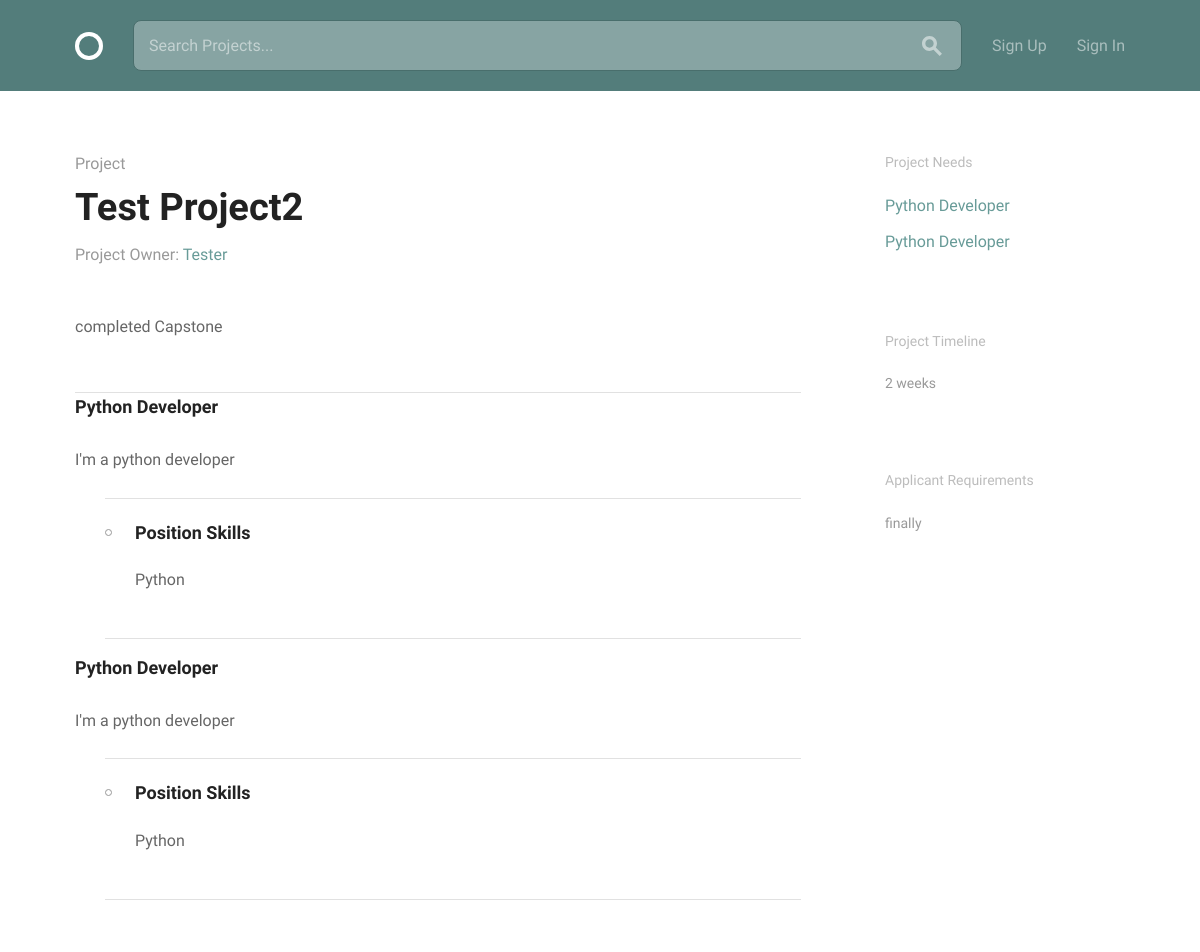
The page /projects/21/ on the database as committed earlier.
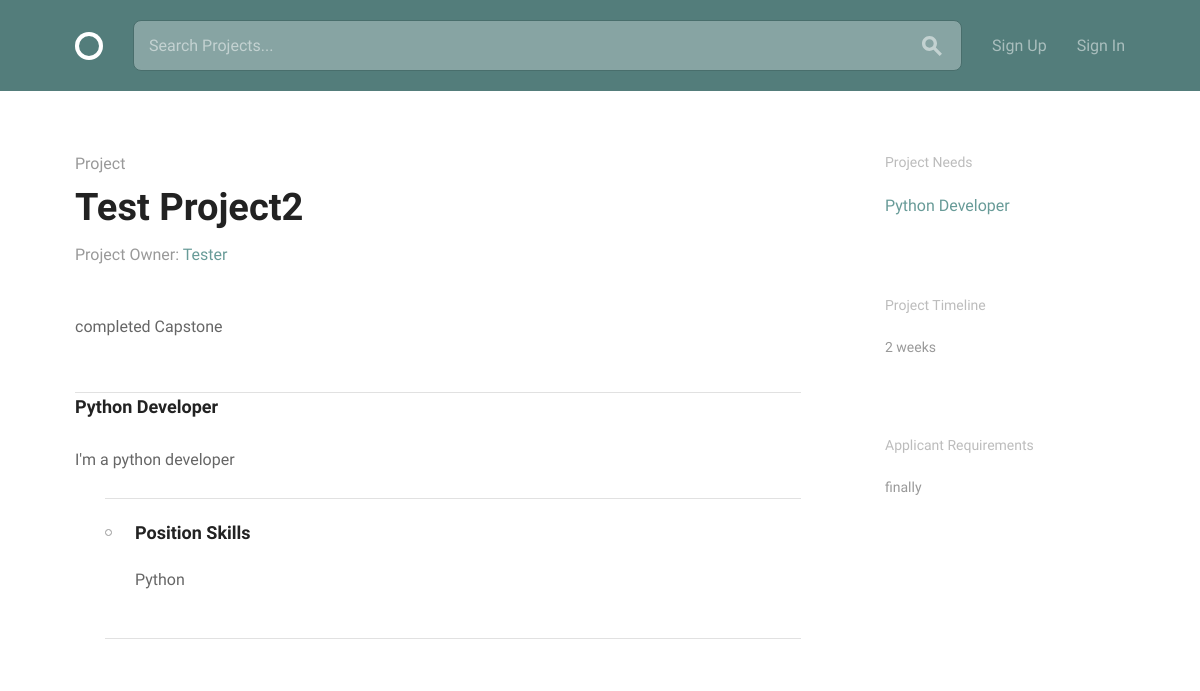
The same page on the database as committed later.
### projects/models.py (models this page shows, shortened)
class Positions(models.Model):
    project = models.ForeignKey(Projects, on_delete=models.CASCADE, related_name='positions')
    name = models.CharField(max_length=150, default='')
    description = models.TextField(default='')
    filled = models.BooleanField(default=False)
    def __str__(self):
        return '{}'.format(self.name.title())

class ProjectSkills(models.Model):
    position = models.ForeignKey(Positions, on_delete=models.CASCADE, related_name='skills')
    skills = models.CharField(max_length=25, default='')
    def __str__(self):
        return self.skills

### projects/views.py (the view)
# urls.py: url(r'^(?P<pk>\d+)/$', views.ProjectDetailView.as_view(), name='detail'),
class ProjectDetailView(generic.DetailView):
    model = models.Projects
    context_object_name = 'project'
    template_name = 'projects/project.html'

### accounts/templatetags/accounts_extras.py (called while the page is built)
@register.filter('markdown_to_html')
def markdown_to_html(markdown_text):
    html_body = markdown2.markdown(markdown_text)
    return html_body

### projects/models.py (called while the page is built)
    @property
    def open_positions(self):
        return self.positions.exclude(filled=True)

### projects/templates/projects/project.html (shortened to what this page needs)
{% extends 'base.html' %}
{% load bootstrap3 %}
{% load accounts_extras %}
{% block content %}
  <div class="bounds circle--page circle--article">
    <div class="grid-70">
      <div class="circle--article--header">
        <h4 class="circle--article--section">Project</h4>
        <h1 class="circle--article--title">{{ project.title|title }}</h1>
        <p class="circle--article--byline">Project Owner: <a>{{ project.owner|title }}</a></p>
      </div>
      <div class="circle--article--body">
        <p>{{ project.description|markdown_to_html|safe }}</p>
      </div>
      <div class="circle--project--positions">
        <ul class="circle--group--list">
            {% if project.open_positions %}
                {% for position in project.open_positions %}
              <h3>{{ position }}</h3>
              <p>{{ position.description|markdown_to_html|safe}}</p>
              <ul class="circle--group--list">
                  {% for skill in position.skills.all %}
                      <li>
                        <h3>Position Skills</h3>
                        <p>{{ skill }}</p>
                      </li>
                  {% endfor %}
              </ul>
            {% endfor %}
                {% else %}
            <p>There are currently no positions open for this project</p>
          {% endif %}
        </ul>
      </div>
    </div>
    <div class="grid-25 grid-push-5">
      <div class="circle--secondary--module">
        <h3>Project Needs</h3>
        <ul class="circle--link--list">
            {% if project.open_positions %}
            {% for position in project.open_positions %}
          <li><a href="">{{ position.name }}</a></li>
                {% endfor %}
            {% else %}
                No need!
        </ul>
          {% endif %}
      </div>
      <div class="circle--secondary--module">
        <h3>Project Timeline</h3>
        <p>{{ project.time_estimate }}</p>
      </div>
      <div class="circle--secondary--module">
        <h3>Applicant Requirements</h3>
        <p>{{ project.requirements }}</p>
      </div>
    </div>
  </div>
{% endblock %}

Rows that differ between the two databases and show on the page:
removed Positions: name "Python Developer", description "I'm a python developer"
removed ProjectSkills: skills "Python", shown under "Python Developer"
